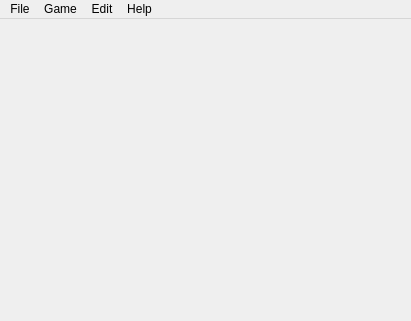
<?xml version="1.0" encoding="UTF-8"?>
<ui version="4.0">
 <class>MainWindow</class>
 <widget class="QMainWindow" name="MainWindow">
  <property name="geometry">
   <rect>
    <x>0</x>
    <y>0</y>
    <width>411</width>
    <height>321</height>
   </rect>
  </property>
  <property name="windowTitle">
   <string>MainWindow</string>
  </property>
  <widget class="QWidget" name="centralWidget">
   <layout class="QVBoxLayout" name="verticalLayout_3">
    <item>
     <layout class="QHBoxLayout" name="horizontalLayout_4">
      <item>
       <widget class="CheckersPicture" name="picture" native="true">
        <property name="sizePolicy">
         <sizepolicy hsizetype="Preferred" vsizetype="Preferred">
          <horstretch>0</horstretch>
          <verstretch>0</verstretch>
         </sizepolicy>
        </property>
        <layout class="QVBoxLayout" name="verticalLayout">
         <item>
          <spacer name="verticalSpacer">
           <property name="orientation">
            <enum>Qt::Vertical</enum>
           </property>
           <property name="sizeHint" stdset="0">
            <size>
             <width>20</width>
             <height>40</height>
            </size>
           </property>
          </spacer>
         </item>
        </layout>
       </widget>
      </item>
     </layout>
    </item>
    <item>
     <layout class="QHBoxLayout" name="horizontalLayout">
      <property name="spacing">
       <number>2</number>
      </property>
     </layout>
    </item>
   </layout>
  </widget>
  <widget class="QMenuBar" name="menuBar">
   <property name="geometry">
    <rect>
     <x>0</x>
     <y>0</y>
     <width>411</width>
     <height>21</height>
    </rect>
   </property>
   <widget class="QMenu" name="menuFile">
    <property name="title">
     <string>File</string>
    </property>
    <addaction name="separator"/>
    <addaction name="separator"/>
    <addaction name="actionExit"/>
   </widget>
   <widget class="QMenu" name="menuHelp">
    <property name="title">
     <string>Help</string>
    </property>
    <addaction name="actionAboutCheckers"/>
   </widget>
   <widget class="QMenu" name="menuEdit">
    <property name="title">
     <string>Edit</string>
    </property>
    <addaction name="actionSettings"/>
   </widget>
   <widget class="QMenu" name="menuGame">
    <property name="title">
     <string>Game</string>
    </property>
    <addaction name="actionStartNewGame"/>
    <addaction name="actionEndGame"/>
   </widget>
   <addaction name="menuFile"/>
   <addaction name="menuGame"/>
   <addaction name="menuEdit"/>
   <addaction name="menuHelp"/>
  </widget>
  <action name="actionAboutCheckers">
   <property name="icon">
    <iconset resource="icons.qrc">
     <normaloff>:/icons/help-about.png</normaloff>:/icons/help-about.png</iconset>
   </property>
   <property name="text">
    <string>About Course Work</string>
   </property>
  </action>
  <action name="actionAboutQt">
   <property name="text">
    <string>actionAboutQt</string>
   </property>
  </action>
  <action name="actionSettings">
   <property name="icon">
    <iconset resource="icons.qrc">
     <normaloff>:/icons/preferences.png</normaloff>:/icons/preferences.png</iconset>
   </property>
   <property name="text">
    <string>Settings</string>
   </property>
   <property name="shortcut">
    <string>Ctrl+P</string>
   </property>
  </action>
  <action name="actionStartNewGame">
   <property name="icon">
    <iconset resource="icons.qrc">
     <normaloff>:/icons/new.png</normaloff>:/icons/new.png</iconset>
   </property>
   <property name="text">
    <string>Start New Game</string>
   </property>
   <property name="shortcut">
    <string>Ctrl+N</string>
   </property>
  </action>
  <action name="actionEndGame">
   <property name="icon">
    <iconset resource="icons.qrc">
     <normaloff>:/icons/close.png</normaloff>:/icons/close.png</iconset>
   </property>
   <property name="text">
    <string>End Game</string>
   </property>
   <property name="shortcut">
    <string>Ctrl+W</string>
   </property>
  </action>
  <action name="actionExit">
   <property name="icon">
    <iconset resource="icons.qrc">
     <normaloff>:/icons/exit.png</normaloff>:/icons/exit.png</iconset>
   </property>
   <property name="text">
    <string>Exit</string>
   </property>
   <property name="shortcut">
    <string>Ctrl+Q</string>
   </property>
  </action>
  <action name="actionOpen">
   <property name="icon">
    <iconset>
     <normaloff>:/icons/open.png</normaloff>:/icons/open.png</iconset>
   </property>
   <property name="text">
    <string>actionOpen</string>
   </property>
   <property name="shortcut">
    <string>Ctrl+O</string>
   </property>
  </action>
  <action name="actionSave">
   <property name="icon">
    <iconset>
     <normaloff>:/icons/save.png</normaloff>:/icons/save.png</iconset>
   </property>
   <property name="text">
    <string>actionSave</string>
   </property>
   <property name="shortcut">
    <string>Ctrl+S</string>
   </property>
  </action>
 </widget>
 <layoutdefault spacing="6" margin="11"/>
 <customwidgets>
  <customwidget>
   <class>CheckersPicture</class>
   <extends>QWidget</extends>
   <header>checkerspicture.h</header>
   <container>1</container>
  </customwidget>
 </customwidgets>
 <resources>
  <include location="icons.qrc"/>
 </resources>
 <connections/>
</ui>
